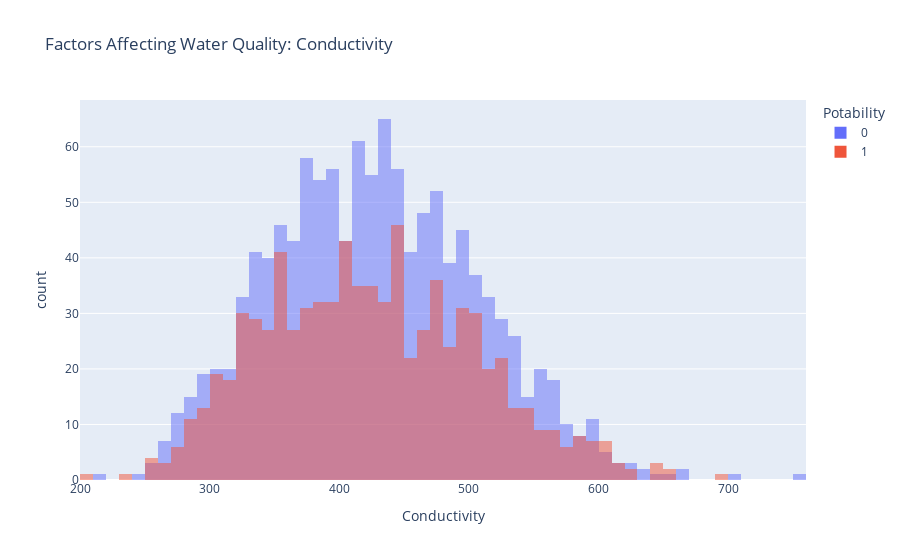

Source (notebook cell):
### Code cell
px.histogram(df, x = "Conductivity",color = "Potability", barmode="overlay",title= "Factors Affecting Water Quality: Conductivity")

### Figure 1 — Plotly figure (JSON) as saved in the notebook; plotly's stock layout.template omitted (floating-point values rounded to 4 significant figures; data arrays with more than 128 entries replaced by an {"elided": "..."} marker saying what was removed)
{"data": [{"alignmentgroup": "True", "bingroup": "x", "hovertemplate": "Potability=0<br>Conductivity=%{x}<br>count=%{y}<extra></extra>", "legendgroup": "0", "marker": {"color": "#636efa", "opacity": 0.5, "pattern": {"shape": ""}}, "name": "0", "offsetgroup": "0", "orientation": "v", "showlegend": true, "type": "histogram", "x": {"elided": "1200 float values"}, "xaxis": "x", "yaxis": "y"}, {"alignmentgroup": "True", "bingroup": "x", "hovertemplate": "Potability=1<br>Conductivity=%{x}<br>count=%{y}<extra></extra>", "legendgroup": "1", "marker": {"color": "#EF553B", "opacity": 0.5, "pattern": {"shape": ""}}, "name": "1", "offsetgroup": "1", "orientation": "v", "showlegend": true, "type": "histogram", "x": {"elided": "811 float values"}, "xaxis": "x", "yaxis": "y"}], "layout": {"barmode": "overlay", "legend": {"title": {"text": "Potability"}, "tracegroupgap": 0}, "title": {"text": "Factors Affecting Water Quality: Conductivity"}, "xaxis": {"anchor": "y", "domain": [0, 1], "title": {"text": "Conductivity"}}, "yaxis": {"anchor": "x", "domain": [0, 1], "title": {"text": "count"}}}}
